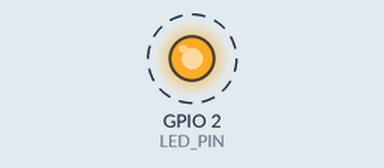
Simulated run of this program. Board: Raspberry Pi (BCM pin numbers). Parts: output pins drawn as LEDs (lit = HIGH). Dashed ring = blinking.

Above: at 0.5 s.
Timing chart, 0 to 4.6 s (numbered marks = the images above):
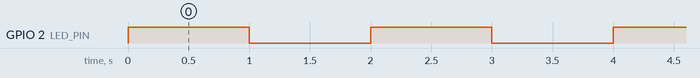

Measured:
- by itself, GPIO 2 (LED_PIN): alternates HIGH for 1.0 s and LOW for 1.0 s

The program:

02_Blink_Led.py
```python
# External module imports
import RPi.GPIO as GPIO
from time import sleep

# Pin Definitons:
LED_PIN = 2

# Pin Setup:
GPIO.setmode(GPIO.BCM)          # Use Broadcom pin numbering
GPIO.setup(LED_PIN, GPIO.OUT)   # Set GPIO pin LED_PIN as an output

try:
    while True:
        GPIO.output(LED_PIN, GPIO.HIGH)    # Turn LED on (set pin to HIGH)
        sleep(1)                           # Wait for 1 second
        GPIO.output(LED_PIN, GPIO.LOW)     # Turn LED off (set pin to LOW)
        sleep(1)                           # Wait for 1 second

except KeyboardInterrupt:
    print("Exiting program")
    GPIO.cleanup()   # Clean up the GPIO settings
```
